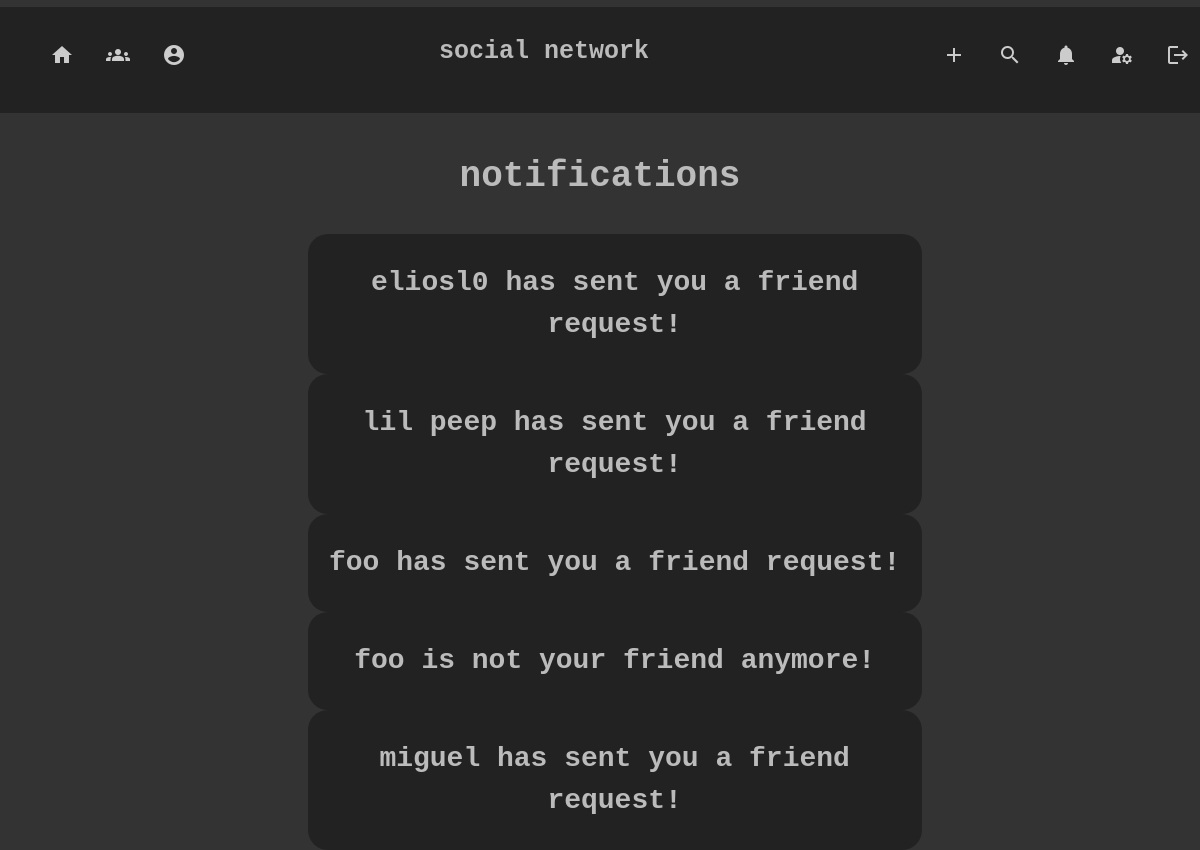
Screenshot of /notifications (signed in) with the database file from the repository.
### tables this page shows
CREATE TABLE 'notifications' ('id' INTEGER PRIMARY KEY AUTOINCREMENT NOT NULL, 'data' TEXT NOT NULL, 'user_id' INTEGER NOT NULL);

### app.py (the view)
@app.route("/notifications", methods=["GET", "POST"])
@login_required
def notifications():
    notifications = db.execute("select * from notifications where user_id = ?", session["user_id"])
    print(notifications)
    if request.method == "GET":
        return render_template("notifications.html", notifications=notifications)

### templates/notifications.html (shortened to what this page needs)
{% extends "layout.html" %}
{% block main%}
<center>
    <h2>
        notifications
    </h2>
</center>
<div class = "notification-container">
    {% for notification in notifications %}
        <div class = "notification">
            <h3>
                {{notification["data"]}}
            </h3>
        </div>
    {% endfor %}
</div>
{% endblock %}

### static/styles.css (style rules this page uses)
body { background-color: #333; color: #212529; font-size: 1rem; font-weight: 400; line-height: 1.5; margin: 0; text-align: left; }
h3 { font-family:"Geist Mono", monospace; font-size: 28px; color : #bbb; }
h2 { font-family:"Geist Mono", monospace; font-size: 36px; color : #bbb; }
.notification-container { display:flex; flex-direction:column; justify-content:center; background-color:#333; margin-left:25%; }
.notification { background-color:#222; width:70%; border-radius:20px; text-align:center; }

### rows the page displays
notifications: data "eliosl0 has sent you a friend request!"
notifications: data "lil peep has sent you a friend request!"
notifications: data "foo has sent you a friend request!"
notifications: data "foo is not your friend anymore!"
notifications: data "miguel has sent you a friend request!"
